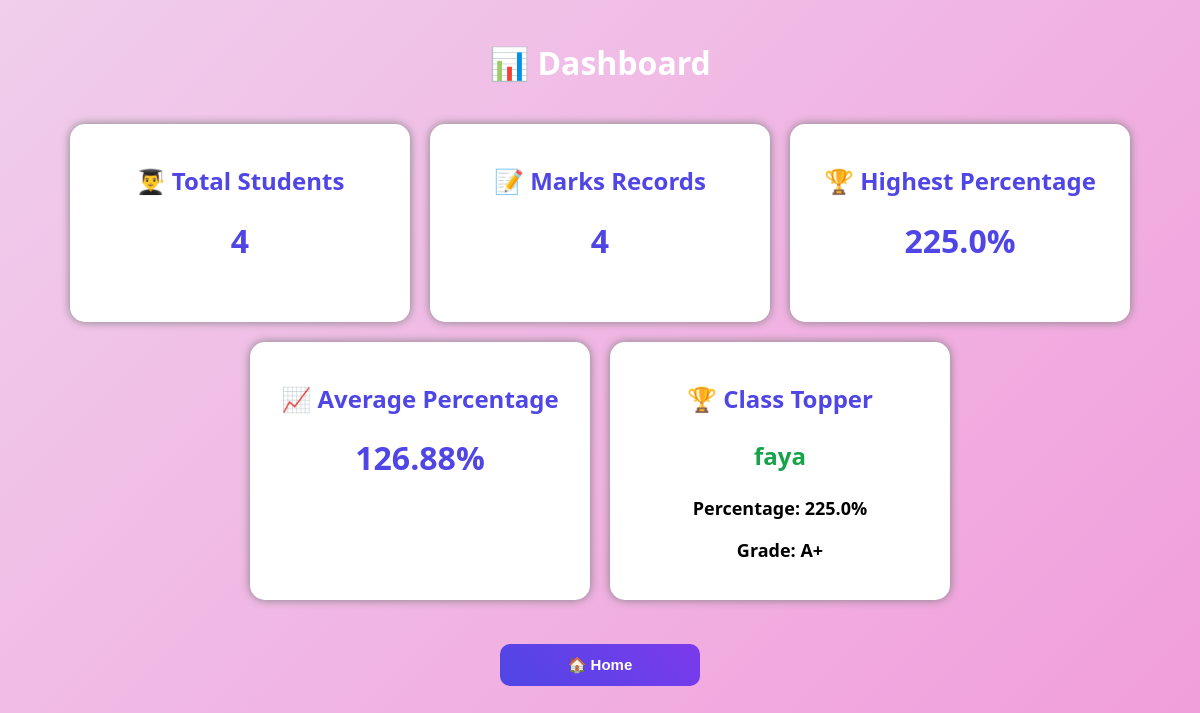
/dashboard, run on the app's committed database.
### tables this page shows
CREATE TABLE students(
    id INTEGER PRIMARY KEY AUTOINCREMENT,
    name TEXT,
    roll_no TEXT,
    branch TEXT,
    year TEXT,
    email TEXT,
    phone TEXT
);

CREATE TABLE marks(
    id INTEGER PRIMARY KEY AUTOINCREMENT,
    student_id INTEGER,
    c_marks INTEGER,
    python_marks INTEGER,
    dbms_marks INTEGER,
    java_marks INTEGER,
    total INTEGER,
    percentage REAL,
    grade TEXT
);

### app.py (the view)
@app.route('/dashboard')
def dashboard():
    conn = sqlite3.connect('student.db')
    cursor = conn.cursor()
    cursor.execute("SELECT COUNT(*) FROM students")
    total_students = cursor.fetchone()[0]
    cursor.execute("SELECT COUNT(*) FROM marks")
    total_marks = cursor.fetchone()[0]
    cursor.execute("SELECT MAX(percentage) FROM marks")
    highest_percentage = cursor.fetchone()[0]
    cursor.execute("SELECT AVG(percentage) FROM marks")
    average_percentage = cursor.fetchone()[0]
    cursor.execute("""
        SELECT students.name, marks.percentage, marks.grade
        FROM students
        JOIN marks
        ON students.roll_no = marks.student_id
        ORDER BY marks.percentage DESC
        LIMIT 1
    """)
    topper = cursor.fetchone()
    print(topper)
    conn.close()
    if highest_percentage is None:
        highest_percentage = 0
    if average_percentage is None:
        average_percentage = 0
    return render_template(
        'dashboard.html',
        total_students=total_students,
        total_marks=total_marks,
        highest_percentage=round(highest_percentage, 2),
        average_percentage=round(average_percentage, 2),
        topper=topper
    )

### templates/dashboard.html (shortened to what this page needs)
<!DOCTYPE html>
<html>
<head>
    <link rel="stylesheet" href="{{ url_for('static', filename='style.css') }}">
</head>
<body>
<h1>📊 Dashboard</h1>
<div class="dashboard">
    <div class="card">
        <h2>👨‍🎓 Total Students</h2>
        <h1>{{ total_students }}</h1>
    </div>
    <div class="card">
        <h2>📝 Marks Records</h2>
        <h1>{{ total_marks }}</h1>
    </div>
    <div class="card">
        <h2>🏆 Highest Percentage</h2>
        <h1>{{ highest_percentage }}%</h1>
    </div>
    <div class="card">
        <h2>📈 Average Percentage</h2>
        <h1>{{ average_percentage }}%</h1>
    </div>
    <div class="card">
    <h2>🏆 Class Topper</h2>
    {% if topper %}
        <h3>{{ topper[0] }}</h3>
        <p>Percentage: {{ topper[1] }}%</p>
        <p>Grade: {{ topper[2] }}</p>
    {% else %}
        <p>No Marks Available</p>
    {% endif %}
    </div>
</div>
<br><br>
<center>
<a href="/">
<button>🏠 Home</button>
</a>
</center>
</body>
</html>

### static/style.css (style rules this page uses)
body { margin:0; padding:20px; font-family:'Segoe UI',sans-serif; background:linear-gradient(135deg,#f0ceec,#f19bda); min-height:100vh; }
h1 { text-align:center; color:white; margin-bottom:40px; }
.dashboard { display:flex; flex-wrap:wrap; justify-content:center; gap:20px; }
.card { width:300px; padding:20px; background:white; border-radius:15px; box-shadow:0px 0px 10px gray; text-align:center; }
.card h1 { color:#4f46e5; }
.card h3 { color:#16a34a; font-size:24px; }
.card p { font-size:18px; font-weight:bold; }
.card h2 { color:#4f46e5; }
button { width:200px; padding:12px; border:none; border-radius:10px; background:linear-gradient(45deg,#4f46e5,#7c3aed); color:white; font-size:15px; font-weight:bold; cursor:pointer; }
a { text-decoration:none; }

### data on the page
students: name "faya"
marks: percentage "225.0", grade "A+"

### other printed values
{{ total_students }} "4"
{{ total_marks }} "4"
{{ highest_percentage }} "225.0"
{{ average_percentage }} "126.88"
